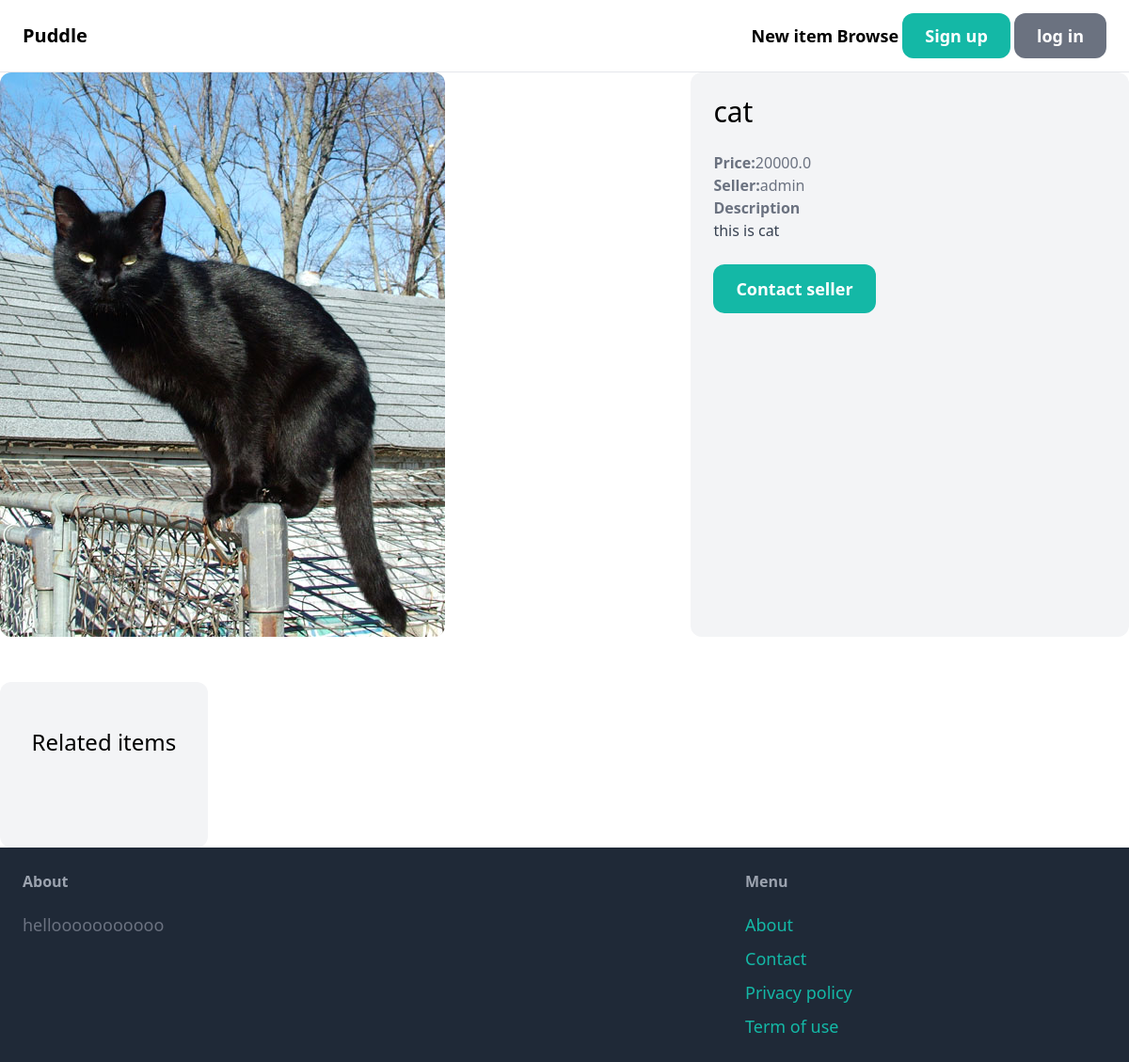
Page /items/item/3 on the committed database.
### item/models.py (models this page shows, shortened)
class Item(models.Model):
    category = models.ForeignKey(Category, related_name ='items', on_delete=models.CASCADE)
    name = models.CharField(max_length=255)
    description = models.TextField(blank=True, null=True)
    price = models.FloatField()
    image = models.ImageField(upload_to='item_images', blank=True, null=True)
    is_sold = models.BooleanField(default=False)
    created_by = models.ForeignKey(User, related_name='items', on_delete=models.CASCADE)
    created_at = models.DateTimeField(auto_now_add=True)

### item/views.py (the view)
# urls.py: path('item/<str:pk>', views.detail, name='detail'),
def detail(request,pk):
    item = get_object_or_404(Item,pk=pk)
    related_items= Item.objects.filter(category=item.category, is_sold=False).exclude(pk=pk)[0:3]
    context = {'item':item,
               'related_items':related_items
               }
    return render(request,'item/detail.html',context)

### item/templates/item/detail.html (shortened to what this page needs)
{% extends 'main.html'%}
{% block content %}
    <div class="grid grid-cols-5 gap-6">
        <div class="col-span-3">
            <img src="{{ item.image.url }}" class="rounded-xl">
        </div>
        <div class="col-span-2 p-6 bg-gray-100 rounded-xl">
            <h1 class="mb-6 text-3xl">{{item.name}}</h1>
            <p class="text-gray-500"><strong>Price:</strong>{{ item.price}} </p>
            <p class="text-gray-500"><strong>Seller:</strong>{{ item.created_by.username}} </p>
            {% if item.description %}
                <p class="text-gray-700">
                    <strong class="text-gray-500">Description</strong>
                    <br>
                    {{ item.description}}
                </p>
            {% endif %}
            {% if request.user == item.created_by %}
                <div class="mt-6 p-6 bg-white rounded-xl">
                    <p>This is your item</p>
                    <a href= "{% url 'item:edit-item' item.id %}" class = "inline-block mt-6 px-6 py-3 text-lg font-semibold bg-teal-500 text-white rounded-xl"  >
                        Edit
                    </a>
                    <a href= "{% url 'item:delete-item' item.id %}" class = "inline-block mt-6 px-6 py-3 text-lg font-semibold bg-red-500 text-white rounded-xl"  >
                        Delete
                    </a>
                </div>
            {% else %}
            <a href="{% url 'conversation:new' item.id %}" class="inline-block mt-6 px-6 py-3 text-lg font-semibold bg-teal-500 text-white rounded-xl hover:bg-teal-700">
                Contact seller
            </a>
            {% endif %}
        </div>
        <div class="mt-6 px-6 py-12 bg-gray-100 rounded-xl">
            <h2 class="mb-12 text-2xl text-center">Related items</h2>
        </div>
    </div>
{% endblock content %}

### rows in the picture
Item: image (picture), name "cat", price "20000.0", created_by.username "admin", description "this is cat"
